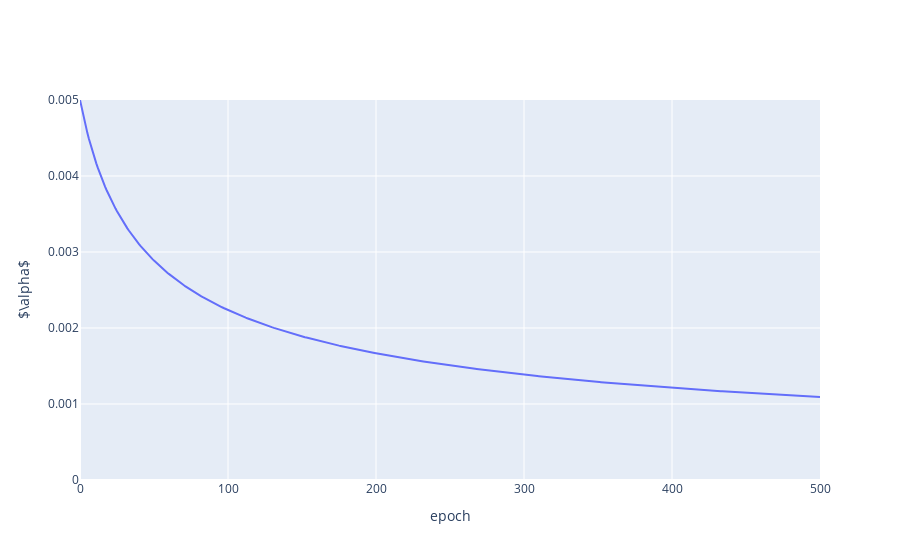

Notebook code for this chart:
### Code cell
plot_learning_schedule(power_schedule(5e-3, s=25, c=0.5), epochs=500)

### Figure 1 — Plotly figure (JSON) as saved in the notebook; plotly's stock layout.template omitted (floating-point values rounded to 4 significant figures; data arrays with more than 128 entries replaced by an {"elided": "..."} marker saying what was removed)
{"data": [{"type": "scatter", "x": {"elided": "501 int values"}, "y": {"elided": "501 float values"}}], "layout": {"autosize": true, "xaxis": {"autorange": true, "range": [0, 500], "title": {"text": "epoch"}, "type": "linear"}, "yaxis": {"range": [0, 0.005], "title": {"text": "$\\alpha$"}, "type": "linear"}}}
